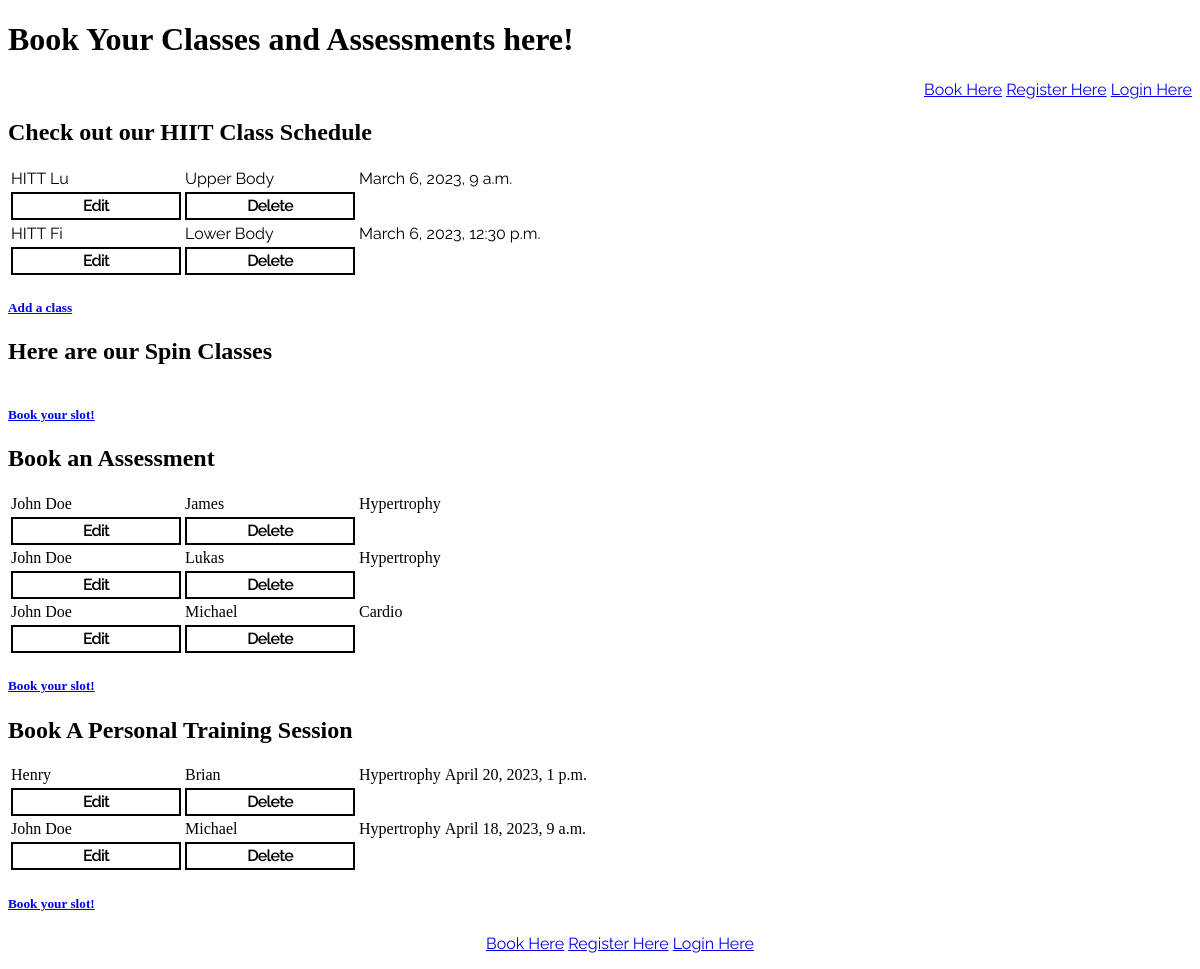
Before: /booking with the older database file.
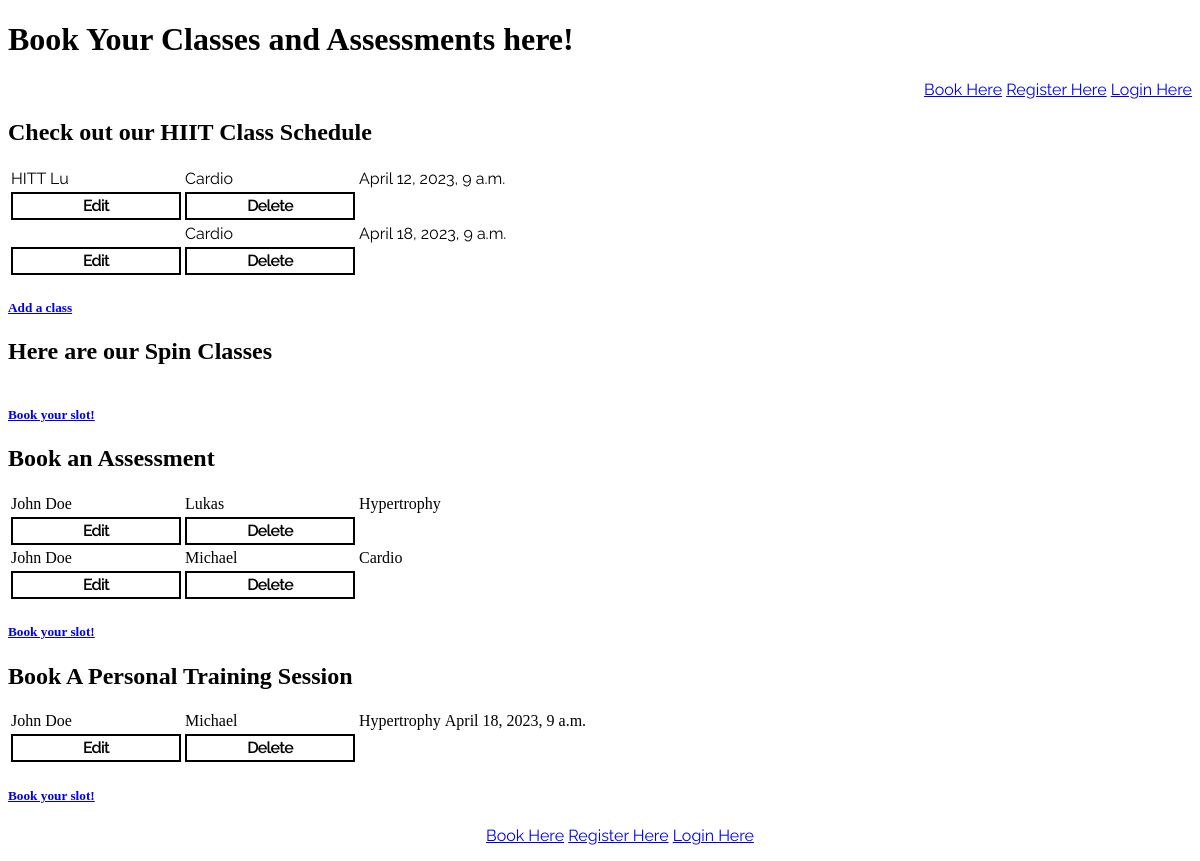
After: the same page with the newer database file.
### home/models.py (models this page shows, shortened)
class hiitbook(models.Model):
    name = models.CharField(max_length=10, null=False, blank=False)
    focus = models.CharField(max_length=50, null=False, blank=False)
    time = models.DateTimeField(max_length=10)

class hittclasses(models.Model):
    name = models.CharField(max_length=10, null=False, blank=False)
    trainer = models.CharField(max_length=10, null=False, blank=False)
    focus = models.CharField(max_length=50, null=False, blank=False)

class PtClasses(models.Model):
    name = models.CharField(max_length=10, null=False, blank=False)
    trainer = models.CharField(max_length=10, null=False, blank=False)
    focus = models.CharField(max_length=50, null=False, blank=False)
    time = models.DateTimeField(null=False, blank=False)

### home/views.py (the view)
# urls.py: path('booking', views.booking, name='booking'),
def booking(request):
    SpinClass = SpinClasses.objects.all()
    hittclass = hittclasses.objects.all()
    hiitbooks = hiitbook.objects.all()
    ptClass = PtClasses.objects.all()
    context = {
        'SpinClass': SpinClass,
        'ptClass': ptClass,
        'hittclass': hittclass,
        'hiitclasses':  hiitbooks,
    }
    return render(request, "home/booking_page.html", context)

### home/templates/home/booking_page.html (shortened to what the changed rows need)
<!DOCTYPE html>
<html lang="en">
<head>
    {% load static %}
    <link rel="stylesheet" href="{% static '/css/style.css' %}">
</head>
<body>
    <header>
        <h1>
            Book Your Classes and Assessments here!
        </h1>
    </header>
    <section>
    <h2>
        Check out our HIIT Class Schedule
    </h2>
    <table class="mainparagraph">
            {% for item in hiitclasses %}
                <tr>
                    <td>{{ item.name }}</td>
                    <td>{{ item.focus }}</td>
                    <td>{{ item.time }}</td>
                </tr>
                <td>
                    <a href="/editinghiit/{{ item.id }}">
                        <button class="btneddel">
                            Edit
                        </button>
                    </a>
                </td>
                <td>
                    <a href="/deletinghiit/{{ item.id }}">
                        <button class="btneddel">
                            Delete
                        </button>
                    </a>
                </td>
            {% endfor %}
    </table>
    <section>
    <h2>
        Here are our Spin Classes
    </h2>
    </section>
    <section>
    <h2>
        Book an Assessment
    </h2>
    <table>
        {% for item in hittclass %}
            <tr>
                <td>{{ item.name }}</td>
                <td>{{ item.trainer }}</td>
                <td>{{ item.focus }}</td>
            </tr>
            <td>
                <a href="/editing/{{ item.id }}">
                    <button class="btneddel">
                        Edit
                    </button>
                </a>
            </td>
            <td>
                <a href="/deleting/{{ item.id }}">
                    <button class="btneddel">
                        Delete
                    </button>
                </a>
            </td>
        {% endfor %}
    </table>
    </section>
    <section>
        <h2>
            Book A Personal Training Session
        </h2>
        <table>
            {% for item in ptClass %}
                <tr>
                    <td>{{ item.name }}</td>
                    <td>{{ item.trainer }}</td>
                    <td>{{ item.focus }}</td>
                    <td>{{ item.time }}</td>
                </tr>
                <td>
                    <a href="/editingpt/{{ item.id }}">
                        <button class="btneddel">
                            Edit
                        </button>
                    </a>
                </td>
                <td>
                    <a href="/deletingpt/{{ item.id }}">
                        <button class="btneddel">
                            Delete
                        </button>
                    </a>
                </td>
            {% endfor %}
        </table>
        </section>

Changed rows visible on the page:
removed hiitbook: name "HITT Fi", focus "Lower Body", time "March 6, 2023, 12:30 p.m."
removed hittclasses: name "John Doe", trainer "James", focus "Hypertrophy"
removed PtClasses: name "Henry", trainer "Brian", focus "Hypertrophy", time "April 20, 2023, 1 p.m."
changed hiitbook "HITT Lu": focus "Upper Body" → "Cardio"; time "March 6, 2023, 9 a.m." → "April 12, 2023, 9 a.m."
added hiitbook: focus "Cardio", time "April 18, 2023, 9 a.m."
